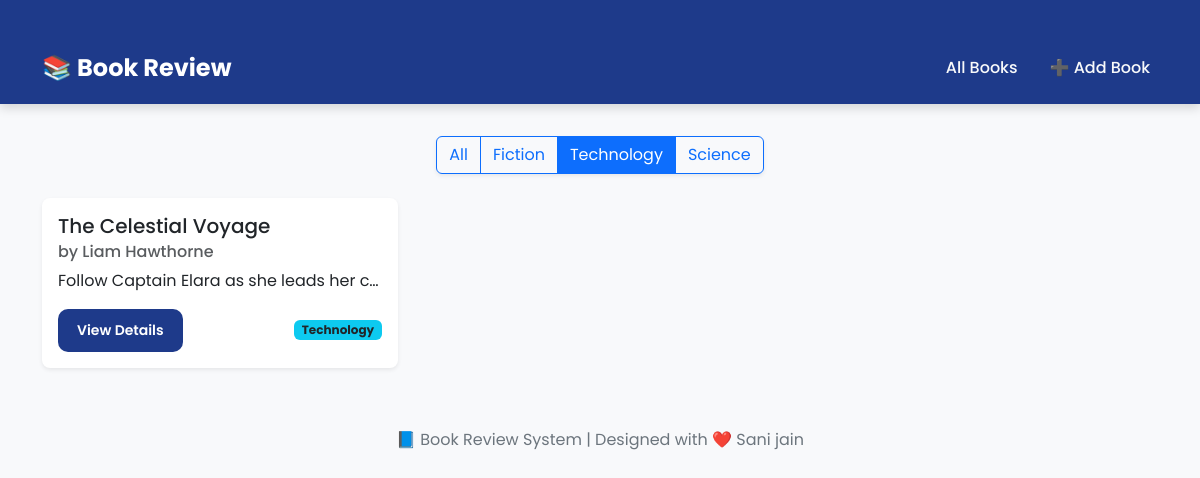
Page /?genre=technology on the committed database.
### book/models.py (models this page shows, shortened)
class Book(models.Model):
    GENRE_CHOICES = [
        ('fiction', 'Fiction'),
        ('non_fiction', 'Non-Fiction'),
        ('science', 'Science'),
        ('technology', 'Technology'),
        ('history', 'History'),
        ('other', 'Other'),
    ]
    title = models.CharField(max_length=200)
    author = models.CharField(max_length=200)
    description = models.TextField()
    genre = models.CharField(max_length=20, choices=GENRE_CHOICES)
    isbn = models.CharField('ISBN', max_length=13, unique=True)
    publication_date = models.DateField()
    average_rating = models.DecimalField(
        max_digits=3,
        decimal_places=2,
        validators=[MinValueValidator(0), MaxValueValidator(5)],
        default=0
    )
    created_at = models.DateTimeField(auto_now_add=True)
    updated_at = models.DateTimeField(auto_now=True)

### book/views.py (the view)
# urls.py: path('', views.BookListView.as_view(), name='book-list'),
class BookListView(TemplateView):
    template_name = 'book/book_list.html'
    def get_context_data(self, **kwargs):
        context =  super().get_context_data(**kwargs)
        genre = self.request.GET.get('genre')
        if genre:
            context['books'] = Book.objects.filter(genre=genre).order_by('-created_at')
        else:
            context['books'] = Book.objects.all().order_by('-created_at')
        return context

### book/templates/book/book_list.html (shortened to what this page needs)
{% extends 'book/base.html' %}
{% block content %}
<div class="row mb-4">
    <div class="col text-center">
        <div class="btn-group shadow-sm">
            <a href="{% url 'book-list' %}" class="btn btn-outline-primary {% if not request.GET.genre %}active{% endif %}">All</a>
            <a href="?genre=fiction" class="btn btn-outline-primary {% if request.GET.genre == 'fiction' %}active{% endif %}">Fiction</a>
            <a href="?genre=technology" class="btn btn-outline-primary {% if request.GET.genre == 'technology' %}active{% endif %}">Technology</a>
            <a href="?genre=science" class="btn btn-outline-primary {% if request.GET.genre == 'science' %}active{% endif %}">Science</a>
        </div>
    </div>
</div>
<div class="row row-cols-1 row-cols-md-3 g-4">
    {% for book in books %}
    <div class="col">
        <div class="card h-100 shadow-sm border-0 rounded-3 hover-scale">
            <div class="card-body d-flex flex-column">
                <h5 class="card-title">{{ book.title }}</h5>
                <h6 class="card-subtitle mb-2 text-muted">by {{ book.author }}</h6>
                <p class="card-text text-truncate">{{ book.description|truncatewords:25 }}</p>
                <div class="mt-auto d-flex justify-content-between align-items-center">
                    <a href="{% url 'book-detail' book.pk %}" class="btn btn-modern btn-sm">View Details</a>
                    <span class="badge bg-info text-dark">{{ book.genre|capfirst }}</span>
                </div>
            </div>
        </div>
    </div>
    {% empty %}
    <div class="col-12 text-center">
        <p class="text-muted fs-5 mt-4">No books found.</p>
    </div>
    {% endfor %}
</div>
{% endblock content %}

### book/templates/book/base.html (style rules this page uses)
body { font-family: 'Poppins', sans-serif; background-color: #f8f9fb; color: #333; }
.btn-modern { background-color: #1e3a8a; color: #fff; border-radius: 10px; padding: 10px 18px; font-weight: 600; transition: all 0.3s ease-in-out; }
.card { border: none; border-radius: 12px; box-shadow: 0 4px 10px rgba(0, 0, 0, 0.1); transition: transform 0.2s ease-in-out; }

### book/templates/book/book_list.html (style rules this page uses)
.hover-scale { transition: transform 0.2s ease-in-out, box-shadow 0.2s ease-in-out; }

### rows in the picture
Book: title "The Celestial Voyage", author "Liam Hawthorne", description "Follow Captain Elara as she leads her c…", genre "Technology"
